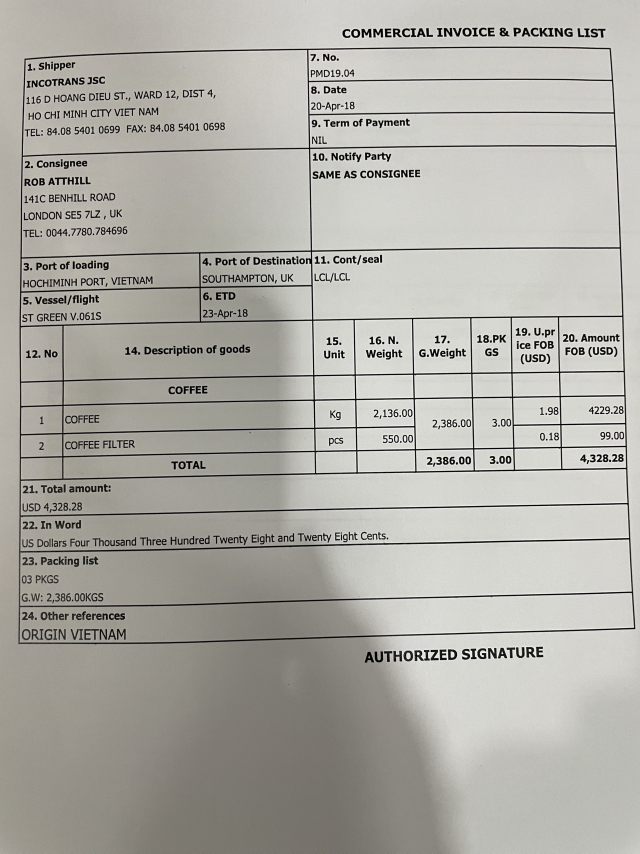
#> input picture pythonProjectOCR8/image11/1.jpg, 1920 x 2560 px (shown at 1/3 size)
$ python -i Preprocessing1.py   (imports and definitions only)
#> lines starting #> are read from the running program, lines starting #| are printed output that depends on the picture; after the words box and inside, x2 and y2 are one past the last pixel; in counts of white or black regions, pixels touching at a corner belong together
#> further down, picture is the input picture: shape (2560, 1920, 3); mean B, G, R 166.5, 172.9, 174.5
# Preprocess.py

import cv2
import numpy as np
import math

# Các giá trị trong tiền xử lí Preprocess ######################################################################
GAUSSIAN_SMOOTH_FILTER_SIZE = (5, 5)
ADAPTIVE_THRESH_BLOCK_SIZE = 19
ADAPTIVE_THRESH_WEIGHT = 9
BILATERAL_FILTER_DIAMETER = 9  # Đường kính của bộ lọc bilateral
BILATERAL_FILTER_SIGMA_COLOR = 75
BILATERAL_FILTER_SIGMA_SPACE = 75


###################################################################################################


def preprocess(imgOriginal):
    imgGrayscale = extractValue(imgOriginal)

    imgMaxContrastGrayscale = maximizeContrast(imgGrayscale)

    # Giảm nhiễu bằng bộ lọc bilateral để giữ biên sắc nét
    imgDenoised = cv2.bilateralFilter(imgMaxContrastGrayscale,
                                      BILATERAL_FILTER_DIAMETER,
                                      BILATERAL_FILTER_SIGMA_COLOR,
                                      BILATERAL_FILTER_SIGMA_SPACE)

    # Tăng cường độ nét của ảnh sau khi giảm nhiễu bằng bộ lọc bilateral
    imgSharpened = sharpen_image(imgDenoised)

    # Thresholding để tạo ảnh đen trắng rõ nét
    imgThresh = cv2.adaptiveThreshold(imgSharpened, 255.0, cv2.ADAPTIVE_THRESH_GAUSSIAN_C,
                                      cv2.THRESH_BINARY_INV, ADAPTIVE_THRESH_BLOCK_SIZE, ADAPTIVE_THRESH_WEIGHT)

    # Nếu cần, tăng kích thước ảnh
    height, width = imgThresh.shape[:2]
    if height < 1000 and width < 1000:
        imgThresh = cv2.resize(imgThresh, (width * 2, height * 2))
    return imgGrayscale, imgThresh


# end function

###################################################################################################


def extractValue(imgOriginal):
    height, width, numChannels = imgOriginal.shape
#> height = 2560; width = 1920; numChannels = 3

    imgHSV = np.zeros((height, width, 3), np.uint8)

    imgHSV = cv2.cvtColor(imgOriginal, cv2.COLOR_BGR2HSV)
#> imgHSV: shape (2560, 1920, 3); mean H, S, V 27.2, 17.2, 174.7

    imgHue, imgSaturation, imgValue = cv2.split(imgHSV)
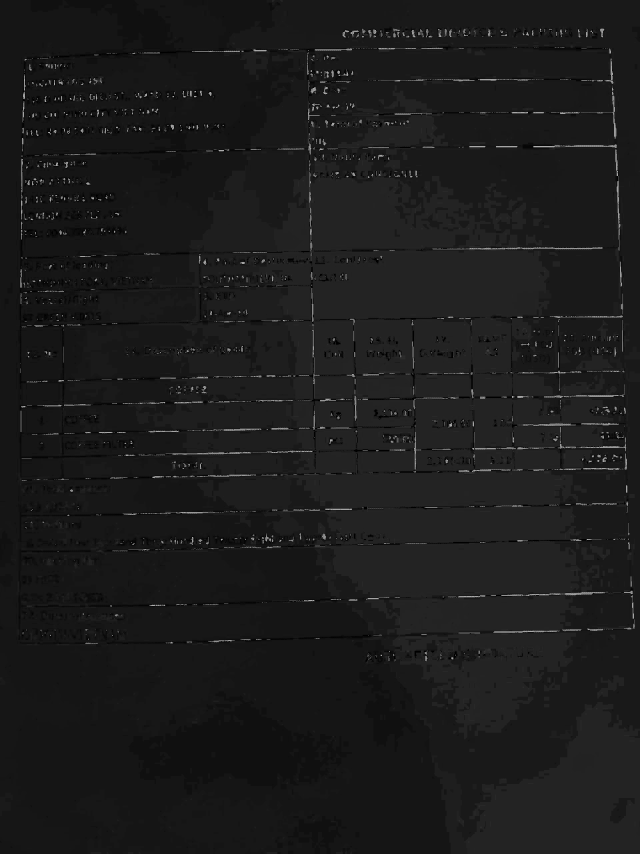
#> imgHue: shape (2560, 1920) (shown at 1/3 size); min 0, max 177, mean 27.2
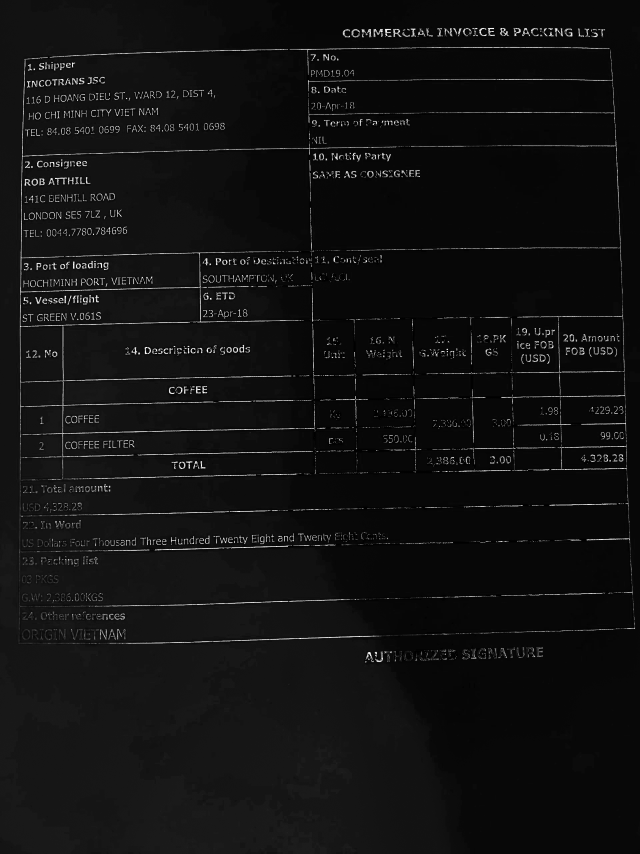
#> imgSaturation: shape (2560, 1920) (shown at 1/3 size); min 0, max 255, mean 17.2

    return imgValue


# end function

###################################################################################################


def maximizeContrast(imgGrayscale):
    height, width = imgGrayscale.shape
#> height = 2560; width = 1920

    imgTopHat = np.zeros((height, width, 1), np.uint8)
    imgBlackHat = np.zeros((height, width, 1), np.uint8)

    structuringElement = cv2.getStructuringElement(cv2.MORPH_RECT, (3, 3))

    imgTopHat = cv2.morphologyEx(
        imgGrayscale, cv2.MORPH_TOPHAT, structuringElement)
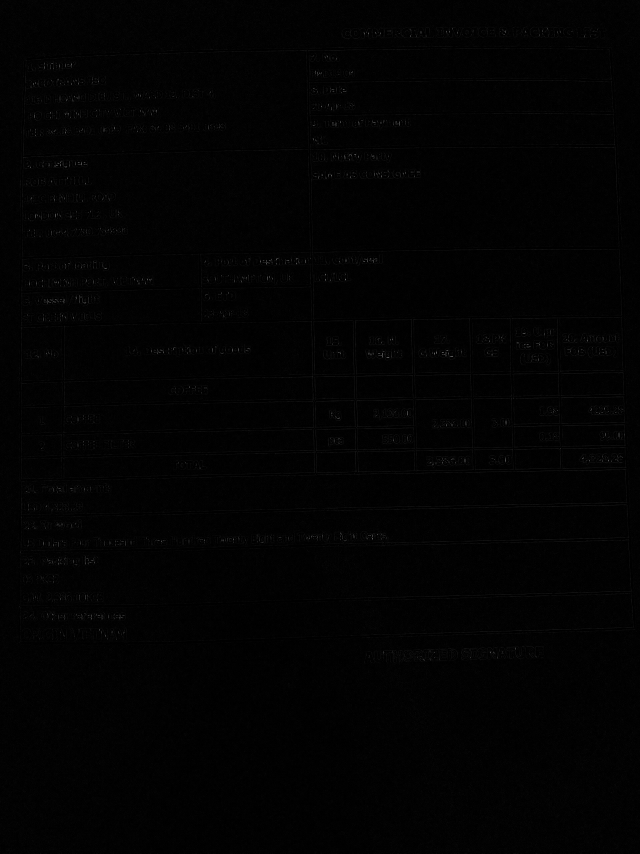
#> imgTopHat: shape (2560, 1920) (shown at 1/3 size); min 0, max 180, mean 2.3
    imgBlackHat = cv2.morphologyEx(
        imgGrayscale, cv2.MORPH_BLACKHAT, structuringElement)

    imgGrayscalePlusTopHat = cv2.add(imgGrayscale, imgTopHat)
    imgGrayscalePlusTopHatMinusBlackHat = cv2.subtract(
        imgGrayscalePlusTopHat, imgBlackHat)

    return imgGrayscalePlusTopHatMinusBlackHat


################################################################################################


def sharpen_image(img):
    # Kernel tăng cường độ nét
    kernel = np.array([[-1, -1, -1],
                       [-1, 9, -1],
                       [-1, -1, -1]])
    imgSharpened = cv2.filter2D(img, -1, kernel)
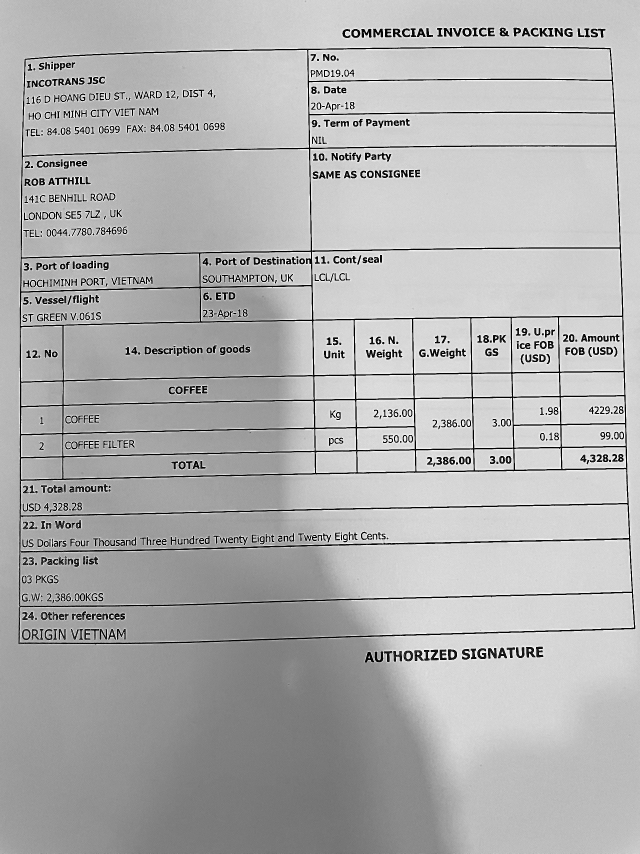
#> imgSharpened: shape (2560, 1920) (shown at 1/3 size); min 0, max 255, mean 176.2
    return imgSharpened
# end function

>>> import cv2
>>> picture = cv2.imread('image11/1.jpg')
>>> result = preprocess(picture)
#> in preprocess, `imgThresh = cv2.adaptiveThreshold(imgSharpened, 255.0, cv2.ADAPTIVE_TH..`:
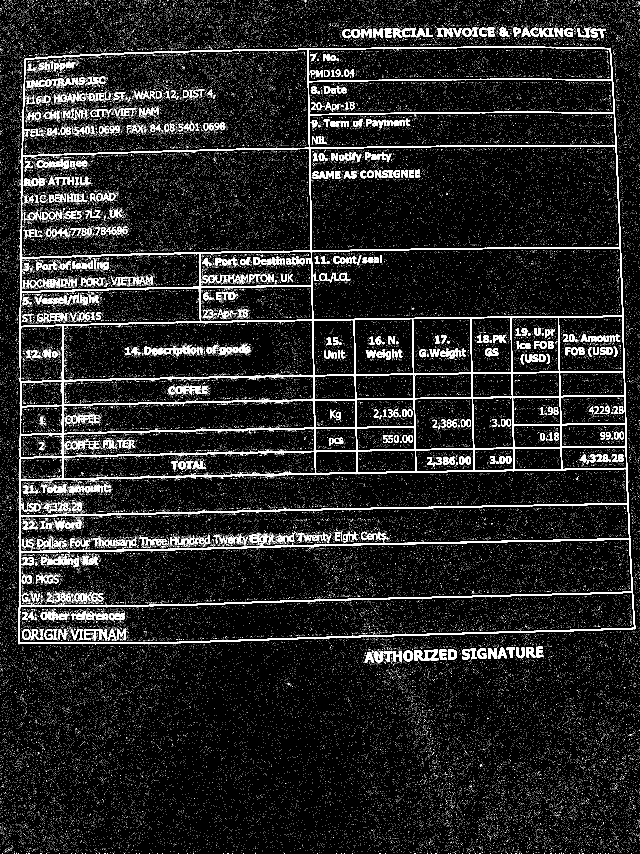
#> imgThresh: shape (2560, 1920) (shown at 1/3 size); 7.8% white; 82872 white regions (82077 under 20 px), largest, box (x1, y1, x2, y2) and area: (55, 140, 1906, 1934) 132756, (1618, 83, 1662, 110) 671, (1344, 1948, 1371, 1980) 554

$ run again, on pythonProjectOCR8/image11/12345.jpg
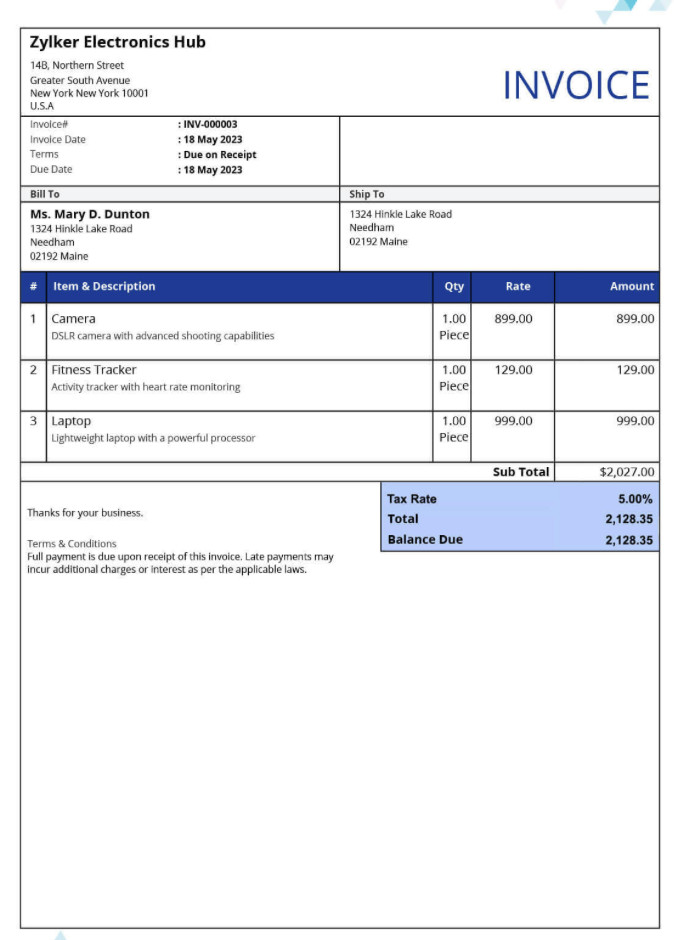
#> input picture pythonProjectOCR8/image11/12345.jpg, 674 x 940 px
#> picture is the input picture: shape (940, 674, 3); mean B, G, R 242.5, 238.5, 237
#> imgHSV: shape (940, 674, 3); mean H, S, V 10.3, 8.7, 242.6
#> in extractValue, `imgHue, imgSaturation, imgValue = cv2.split(imgHSV)`:
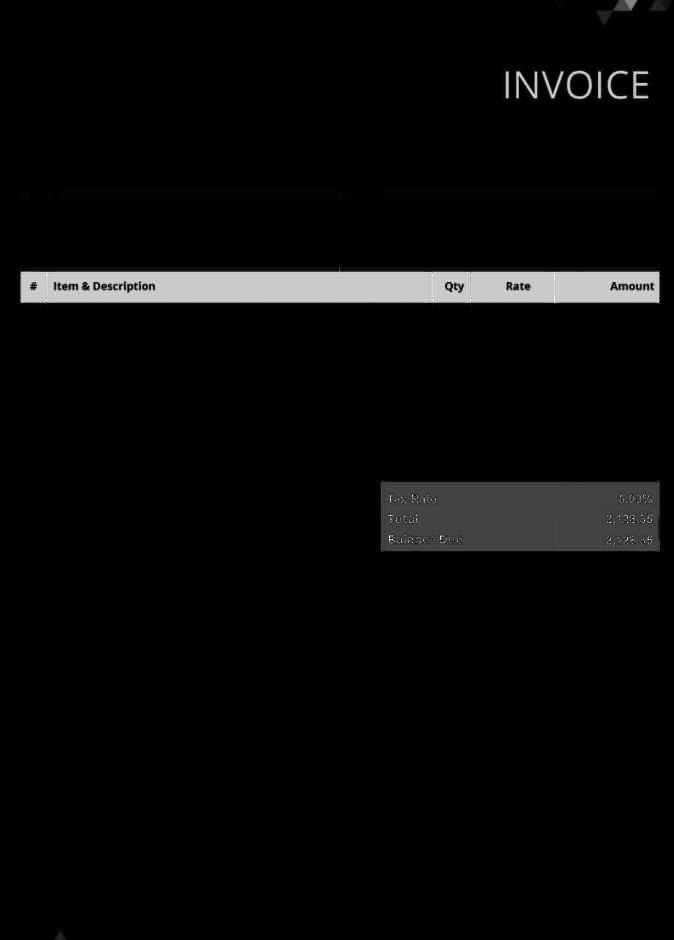
#> imgSaturation: shape (940, 674); min 0, max 255, mean 8.7
#> in preprocess, `imgThresh = cv2.adaptiveThreshold(imgSharpened, 255.0, cv2.ADAPTIVE_TH..`:
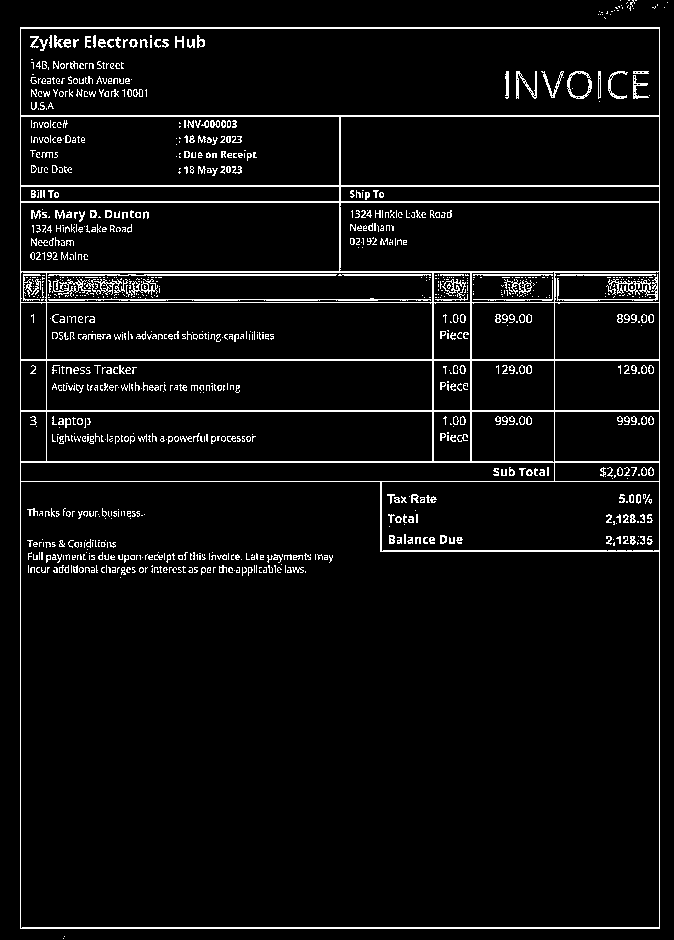
#> imgThresh: shape (940, 674); 5.4% white in thin lines or dots
